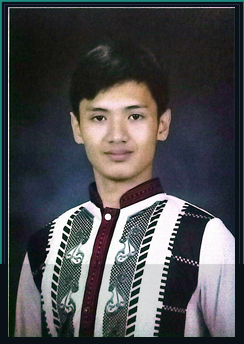
#> input picture assets/mikael-lim-portrait.png, 244 x 344 px
$ python generate_profile_animations.py
#> lines starting #> are read from the running program, lines starting #| are printed output that depends on the picture
from math import pi, sin
from pathlib import Path

from PIL import Image, ImageDraw, ImageFilter, ImageFont


ROOT = Path(__file__).resolve().parents[1]
ASSETS = ROOT / "assets"
PORTRAIT = ASSETS / "mikael-lim-portrait.png"
INK = (8, 14, 20)
GRID = (32, 48, 58)
TEAL = (45, 212, 191)
MINT = (169, 249, 236)
AMBER = (251, 188, 93)
VIOLET = (167, 139, 250)
WHITE = (220, 248, 243)
SLATE = (145, 169, 178)


def font(filename: str, size: int):
    windows_font = "segoeuib.ttf" if "Bold" in filename else "segoeui.ttf"
    for path in [f"/usr/share/fonts/truetype/dejavu/{filename}", f"C:/Windows/Fonts/{windows_font}"]:
        if Path(path).exists():
            return ImageFont.truetype(path, size)
    return ImageFont.load_default(size=size)


FONT_NAME = font("DejaVuSans-Bold.ttf", 30)
FONT_ROLE = font("DejaVuSans-Bold.ttf", 14)
FONT_META = font("DejaVuSansMono.ttf", 11)
FONT_CHIP = font("DejaVuSans-Bold.ttf", 10)


def cubic(start, control_one, control_two, end, steps: int = 38):
    points = []
    for step in range(steps + 1):
        value = step / steps
        inverse = 1 - value
        x = inverse**3 * start[0] + 3 * inverse**2 * value * control_one[0] + 3 * inverse * value**2 * control_two[0] + value**3 * end[0]
        y = inverse**3 * start[1] + 3 * inverse**2 * value * control_one[1] + 3 * inverse * value**2 * control_two[1] + value**3 * end[1]
        points.append((x, y))
    return points


def chained_cubics(segments, vertical_offset: float = 0):
    points = []
    for index, segment in enumerate(segments):
        curve = cubic(*segment)
        points.extend(curve if index == 0 else curve[1:])
    return [(x, y + vertical_offset) for x, y in points]


# [22 lines left out: function hero_routes, not called in this run]


def point_on_route(points, progress: float):
    location = max(0, min(len(points) - 1, int(progress % 1 * (len(points) - 1))))
    return points[location]


def draw_packet(canvas: Image.Image, points, progress: float, color=TEAL, size: int = 3):
    wake = Image.new("RGBA", canvas.size, (0, 0, 0, 0))
    wake_draw = ImageDraw.Draw(wake)
    for offset in range(8, -1, -1):
        x, y = point_on_route(points, progress - offset * 0.018)
        radius = max(1, size - offset // 3)
        wake_draw.ellipse((x - radius, y - radius, x + radius, y + radius), fill=(*color, 24 + (8 - offset) * 24))
    canvas.alpha_composite(wake.filter(ImageFilter.GaussianBlur(3)))
    crisp = ImageDraw.Draw(canvas, "RGBA")
    x, y = point_on_route(points, progress)
    crisp.ellipse((x - size, y - size, x + size, y + size), fill=(*color, 245), outline=(*WHITE, 205), width=1)


def glow(canvas: Image.Image, x: int, y: int, color, radius: int, phase: float, frame: int):
    pulse = int((sin(frame / 32 * pi * 2 * 1.2 + phase) + 1) * 1.7)
    layer = Image.new("RGBA", canvas.size, (0, 0, 0, 0))
    draw = ImageDraw.Draw(layer)
    draw.ellipse((x - radius - pulse, y - radius - pulse, x + radius + pulse, y + radius + pulse), fill=(*color, 142))
    canvas.alpha_composite(layer.filter(ImageFilter.GaussianBlur(radius * 1.3)))
    crisp = ImageDraw.Draw(canvas, "RGBA")
    ring = radius // 2 + pulse + 4
    crisp.ellipse((x - ring, y - ring, x + ring, y + ring), outline=(*color, 130), width=1)
    crisp.ellipse((x - radius // 2, y - radius // 2, x + radius // 2, y + radius // 2), fill=(*color, 255), outline=(*WHITE, 225), width=1)


# [55 lines left out: functions draw_grid, draw_chip, draw_profile_copy, paste_portrait, not called in this run]


def hero_frame(frame: int = 0, width: int = 1200, height: int = 420) -> Image.Image:
    image = Image.new("RGBA", (width, height), (*INK, 255))
    draw = ImageDraw.Draw(image)
    for x in range(840, width, 60):
        draw.line((x, 0, x, height), fill=GRID)
    draw.rounded_rectangle((1, 1, width - 2, height - 2), radius=18, outline=GRID, width=2)
    draw.rectangle((60, 58, 66, 111), fill=TEAL)
    draw.text((86, 65), "MIKAEL C. LIM", font=font("DejaVuSans-Bold.ttf", 60), fill=WHITE)
    draw.text((62, 150), "BSIT student · PLM", font=font("DejaVuSans.ttf", 34), fill=MINT)
    draw.text((62, 214), "Building operational", font=font("DejaVuSans.ttf", 38), fill=WHITE)
    draw.text((62, 263), "web apps.", font=font("DejaVuSans.ttf", 38), fill=WHITE)
    draw.text((62, 351), "Python  /  React  /  TypeScript", font=font("DejaVuSans.ttf", 28), fill=SLATE)
    draw.rounded_rectangle((872, 43, 1147, 379), radius=16, fill=(16, 29, 38), outline=TEAL, width=2)
    portrait = Image.open(PORTRAIT).convert("RGBA")
    portrait.thumbnail((252, 310), Image.Resampling.LANCZOS)
    image.alpha_composite(portrait, (884 + (252 - portrait.width) // 2, 56 + (310 - portrait.height) // 2))
    return image.convert("RGB")

def strip_frame(frame: int, width: int = 1200, height: int = 138) -> Image.Image:
    t = frame / 24 * pi * 2
    image = Image.new("RGBA", (width, height), (*INK, 255))
    depth = Image.new("RGBA", image.size, (0, 0, 0, 0))
    depth_draw = ImageDraw.Draw(depth)
    depth_draw.ellipse((255, -70, 955, 194), fill=(*TEAL, 11))
    image.alpha_composite(depth.filter(ImageFilter.GaussianBlur(56)))
    draw = ImageDraw.Draw(image, "RGBA")
    primary = chained_cubics(
        [
            ((150, 69), (314, 17), (447, 118), (600, 69)),
            ((600, 69), (756, 20), (896, 16), (1050, 69)),
        ],
        sin(t * 0.8) * 2.2,
    )
    draw.line(primary, fill=(*TEAL, 116), width=2, joint="curve")
    draw.line(primary, fill=(*MINT, 56), width=1, joint="curve")
    for progress, size in [(frame / 24 * 0.56 + 0.06, 3), (frame / 24 * 0.42 + 0.53, 2)]:
        draw_packet(image, primary, progress, TEAL, size)
    for x, phase in [(150, 0), (600, 0.75), (1050, 1.5)]:
        y = 69 + sin(t * 0.8 + phase) * 2.2
        glow(image, x, int(y), TEAL, 5 + int((sin(t * 1.25 + phase) + 1) * 1.15), phase, frame)
    return image.convert("RGB").quantize(colors=72, method=Image.Quantize.MEDIANCUT)


def save_gif(path: Path, frames, duration: int):
    frames[0].save(path, save_all=True, append_images=frames[1:], duration=duration, loop=0, disposal=2, optimize=True)


def main():
    if not PORTRAIT.exists():
        raise FileNotFoundError(f"Run scripts/prepare_profile_portrait.py first: {PORTRAIT}")
    ASSETS.mkdir(parents=True, exist_ok=True)
    hero = hero_frame()
#> in hero_frame, `image = Image.new("RGBA", (width, height), (*INK, 255))`:
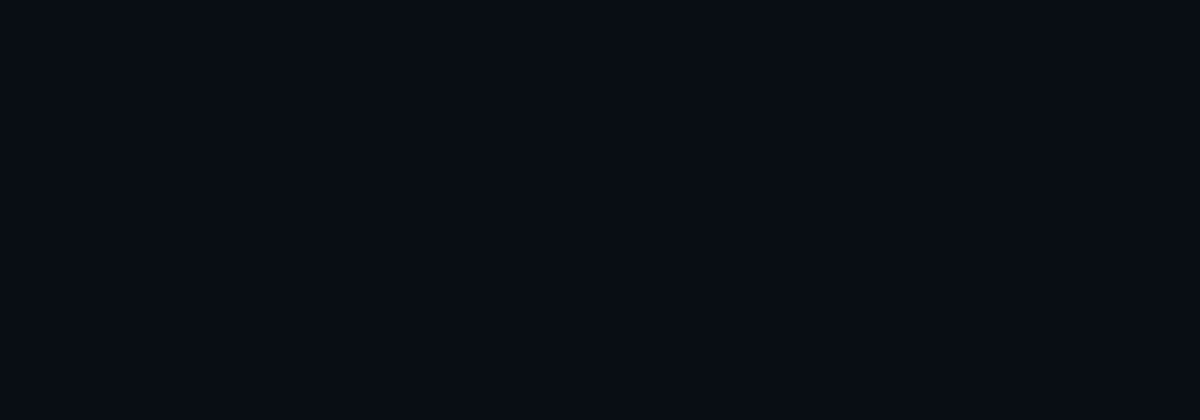
#> image: PIL image 1200x420 RGBA; mean R, G, B, A 8, 14, 20, 255
#> in hero_frame, `portrait.thumbnail((252, 310), Image.Resampling.LANCZOS)`:
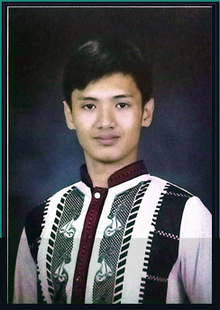
#> portrait: PIL image 220x310 RGBA; mean R, G, B, A 76.2, 77.1, 79.4, 255
#> in hero_frame, `image.alpha_composite(portrait, (884 + (252 - portrait.width) // 2, 56..`:
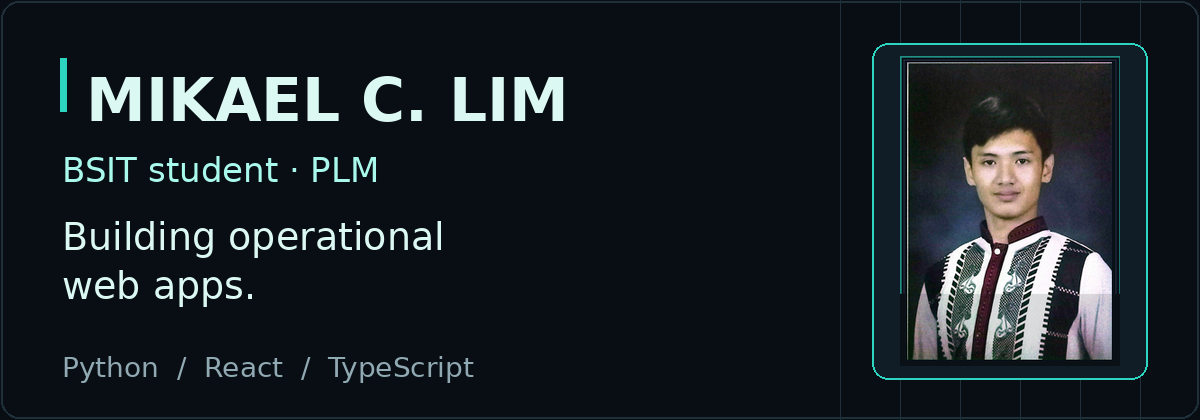
#> image: PIL image 1200x420 RGBA; mean R, G, B, A 25.2, 32.9, 38, 255
    hero.save(ASSETS / "profile-signal-field-fallback.png", optimize=True)
    hero.save(ASSETS / "profile-signal-field.gif")
    save_gif(ASSETS / "route-pulse-strip.gif", [strip_frame(frame) for frame in range(24)], 90)
#> in strip_frame, `image = Image.new("RGBA", (width, height), (*INK, 255))`:
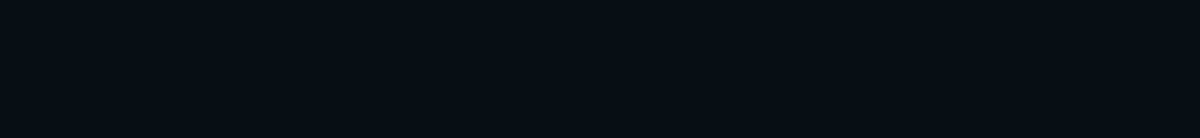
#> image: PIL image 1200x138 RGBA; mean R, G, B, A 8, 14, 20, 255
#> in strip_frame, `depth = Image.new("RGBA", image.size, (0, 0, 0, 0))`: depth: PIL image 1200x138 RGBA; every value is 0
#> in strip_frame, `image.alpha_composite(depth.filter(ImageFilter.GaussianBlur(56)))`:
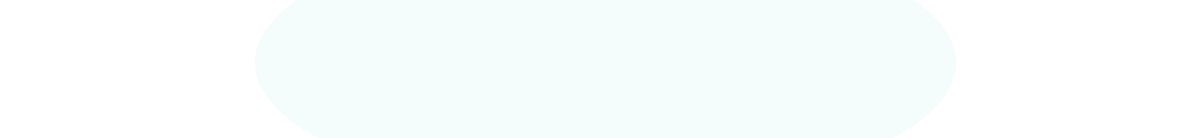
#> depth: PIL image 1200x138 RGBA; mean R, G, B, A 25, 117.8, 106.1, 6.1; transparent parts drawn white
#> the loop in strip_frame, `for progress, size in [(frame / 24 * 0.56 + 0.06, 3), (frame / 24 * 0...` made 2 passes
#> (x in draw_packet, y in draw_packet) on passes 1 to 2: (200.8, 57.31), (624.5, 61.64)
#> the loop in strip_frame (call 2), `for progress, size in [(frame / 24 * 0.56 + 0.06, 3), (frame / 24 * 0...` made 2 passes
#> (x in draw_packet, y in draw_packet) on passes 1 to 2: (225.6, 55.08), (636.7, 58.7)
#> the loop in strip_frame (call 2), `for x, phase in [(150, 0), (600, 0.75), (1050, 1.5)]:` made 3 passes
#> y on passes 1 to 3: 69.46, 70.8, 71.18
    print(ASSETS / "profile-signal-field.gif")
    print(ASSETS / "route-pulse-strip.gif")


if __name__ == "__main__":
    main()
